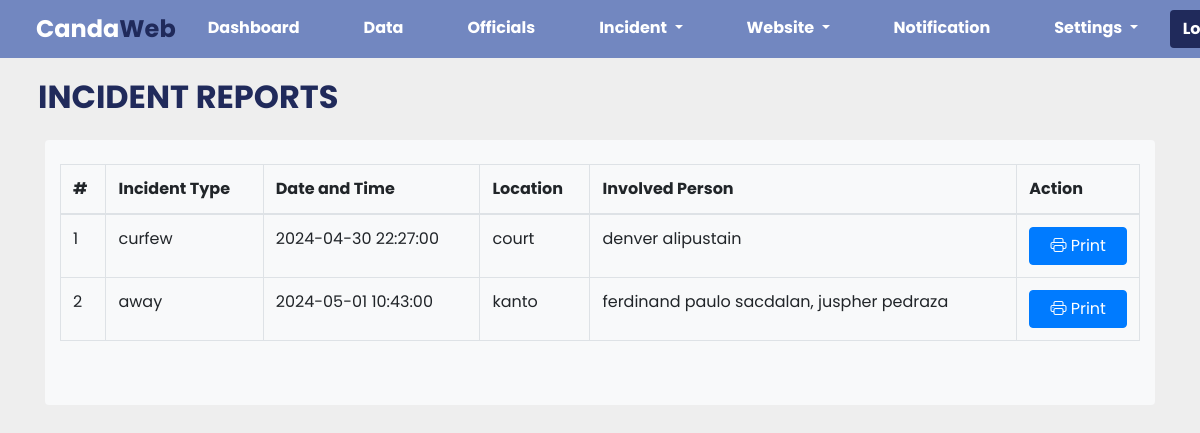
Page /admin-record.php (signed in) on the committed database.
### tables this page shows
CREATE TABLE `incident_reports` (
  `id` int(11) NOT NULL,
  `incident_type` varchar(255) NOT NULL,
  `incident_date` datetime NOT NULL,
  `location` varchar(255) NOT NULL,
  `involved_person` varchar(255) NOT NULL,
  `narrative_details` text NOT NULL,
  `created_at` timestamp NOT NULL DEFAULT current_timestamp()
);

### admin-record.php (the view, shortened to what this page needs)
<?php
include "db_connect.php";
include "head.php";
include "admin-nav.php";
?>
<section style="padding-top: 70px;">
    <div class="container">
        <div class="row mb-2">
            <div class="col-md-12 rounded p-2 float-left" style="color: #202A5B;">
                <h2 class="font-weight-bold">INCIDENT REPORTS</h2>
            </div>
        </div>
        <div class="container bg-light pb-5 mb-5 rounded">
            <div class="row ">
                <div class="col-md-12">
                    <table class="table table-bordered mt-4">
                        <thead>
                            <tr>
                                <th>#</th>
                                <th>Incident Type</th>
                                <th>Date and Time</th>
                                <th>Location</th>
                                <th>Involved Person</th>
                                <th>Action</th>
                            </tr>
                        </thead>
                        <tbody>
                            <?php
                            $sql = "SELECT * FROM incident_reports";
                            $result = $conn->query($sql);
                            if ($result !== false && $result->num_rows > 0) {
                                while ($row = $result->fetch_assoc()) {
                                    echo "<tr>";
                                    echo "<td>" . $row['id'] . "</td>";
                                    echo "<td>" . $row['incident_type'] . "</td>";
                                    echo "<td>" . $row['incident_date'] . "</td>";
                                    echo "<td>" . $row['location'] . "</td>";
                                    echo "<td>" . $row['involved_person'] . "</td>";
                                    echo '<td><button onclick="printPage(' . $row['id'] . ')" class="btn btn-primary btn-block"><i class="bi bi-printer"></i> Print</button></td>';
                                    echo "</tr>";
                                }
                            } else {
                                echo "<tr><td colspan='6'>No records found</td></tr>";
                            }
                            ?>
                        </tbody>
                    </table>
                </div>
            </div>
        </div>
    </div>
</section>

### style.css (style rules this page uses)
* { margin: 0; padding: 0; box-sizing: border-box; font-family: var(--poppins); }
:root { --poppins: 'Poppins', sans-serif; --lato: 'Lato', sans-serif; --light: #F9F9F9; --blue: #3C91E6; --light-blue: #CFE8FF; --grey: #eee; --dark-grey: #AAAAAA; --dark: #342E37; --red: #DB504A; --yellow: #FFCE26; --light-yellow: #FFF2C6; --orange: #FD7238; --light-orange: #FFE0D3; }
html { overflow-x: hidden; }
body { background: var(--grey); overflow-x: hidden; font-family: 'poppins', sans-serif; }

### head.php (style rules this page uses)
* { margin: 0; padding: 0; box-sizing: border-box; font-family: var(--poppins); }
:root { --poppins: 'Poppins', sans-serif; --lato: 'Lato', sans-serif; --light: #F9F9F9; --blue: #3C91E6; --light-blue: #CFE8FF; --grey: #eee; --dark-grey: #AAAAAA; --dark: #342E37; --red: #DB504A; --yellow: #FFCE26; --light-yellow: #FFF2C6; --orange: #FD7238; --light-orange: #FFE0D3; }
html { overflow-x: hidden; }
body { background: var(--grey); overflow-x: hidden; font-family: 'poppins', sans-serif; }

### rows in the picture
incident_reports: id "1", incident_type "curfew", incident_date "2024-04-30 22:27:00", location "court", involved_person "denver alipustain"
incident_reports: id "2", incident_type "away", incident_date "2024-05-01 10:43:00", location "kanto", involved_person "ferdinand paulo sacdalan, juspher pedraza"
